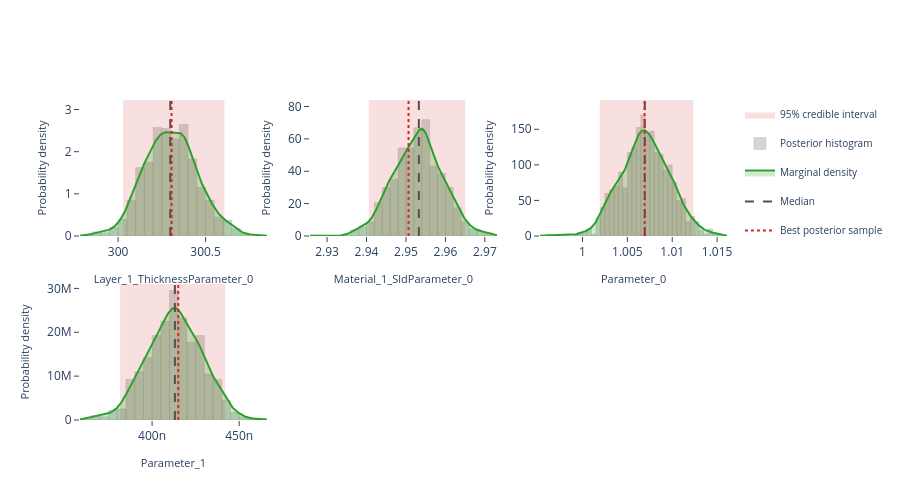

Notebook code cell kept with this figure:
### Markdown cell above
## Interactive posterior plots

The next three cells render the same Plotly figures that are shown on the
Bayesian Posterior tab of the EasyReflectometryApp:

* **Marginals** — per-parameter distribution: histogram + smooth KDE marginal,
  shaded 95% credible interval, and median / best-sample lines
  (`plot_distribution` or `posterior.distribution()`)
* **Corner plot** — pairwise marginals + 2-D contours + scatter (`plot_corner`)
* **Traces** — per-chain trace + marginal histogram (`plot_trace`)

The standalone helpers are called with ``return_figure=True`` so they return a
Plotly ``Figure`` that we render in the notebook with ``fig.show()``; the
``PosteriorResults`` methods return the figure directly.

### Code cell
# ---- Marginal posterior distributions ---------------------------------------
# One panel per free parameter, each overlaying the posterior histogram, a
# smooth Gaussian-KDE marginal, the shaded 95% credible interval, and the
# median / best-sample reference lines.  Mirrors the "Marginals" sub-tab in
# the EasyReflectometryApp.

# The PosteriorResults method passes ``logp`` through automatically so the
# best posterior sample (MAP) line is drawn:
fig = posterior.distribution()
fig.show()

# Standalone equivalent (pass ``logp`` to get the best-sample line):
# fig = plot_distribution(
#     posterior.draws,
#     posterior.param_names,
#     logp=posterior.logp,
#     return_figure=True,
# )
# fig.show()

### Figure 1 — Plotly figure (JSON) as saved in the notebook; plotly's stock layout.template omitted (floating-point values rounded to 4 significant figures; data arrays with more than 128 entries replaced by an {"elided": "..."} marker saying what was removed)
{"data": [{"fill": "toself", "fillcolor": "rgba(214, 39, 40, 0.14)", "hoverinfo": "skip", "legendgroup": "95% credible interval", "line": {"color": "rgba(214, 39, 40, 0.14)", "width": 0}, "mode": "lines", "name": "95% credible interval", "showlegend": true, "type": "scatter", "x": [300.0, 300.6, 300.6, 300.0, 300.0], "xaxis": "x", "y": [0.0, 0.0, 3.226, 3.226, 0.0], "yaxis": "y"}, {"histnorm": "probability density", "hovertemplate": "sample=%{x:.4f}<br>density: %{y:.2f}<extra></extra>", "legendgroup": "histogram", "marker": {"color": "rgba(120, 120, 120, 0.38)", "line": {"color": "rgba(120, 120, 120, 0.24)", "width": 1}}, "name": "Posterior histogram", "nbinsx": 40, "opacity": 0.82, "showlegend": true, "type": "histogram", "x": {"elided": "800 float values"}, "xaxis": "x", "yaxis": "y"}, {"fill": "tozeroy", "fillcolor": "rgba(44, 160, 44, 0.22)", "hovertemplate": "Layer_1_ThicknessParameter_0: %{x:.4f}<br>density: %{y:.4f}<extra></extra>", "legendgroup": "marginal", "line": {"color": "rgb(44, 160, 44)", "width": 2}, "mode": "lines", "name": "Marginal density", "showlegend": true, "type": "scatter", "x": {"elided": "256 float values"}, "xaxis": "x", "y": {"elided": "256 float values"}, "yaxis": "y"}, {"hovertemplate": "Median: %{x:.4f}<extra></extra>", "legendgroup": "Median", "line": {"color": "rgb(80, 80, 80)", "dash": "dash", "width": 2}, "mode": "lines", "name": "Median", "showlegend": true, "type": "scatter", "x": [300.3, 300.3], "xaxis": "x", "y": [0.0, 3.226], "yaxis": "y"}, {"hovertemplate": "Best posterior sample: %{x:.4f}<extra></extra>", "legendgroup": "Best posterior sample", "line": {"color": "rgb(214, 39, 40)", "dash": "dot", "width": 2}, "mode": "lines", "name": "Best posterior sample", "showlegend": true, "type": "scatter", "x": [300.3, 300.3], "xaxis": "x", "y": [0.0, 3.226], "yaxis": "y"}, {"fill": "toself", "fillcolor": "rgba(214, 39, 40, 0.14)", "hoverinfo": "skip", "legendgroup": "95% credible interval", "line": {"color": "rgba(214, 39, 40, 0.14)", "width": 0}, "mode": "lines", "name": "95% credible interval", "showlegend": false, "type": "scatter", "x": [2.941, 2.965, 2.965, 2.941, 2.941], "xaxis": "x2", "y": [0.0, 0.0, 84.0, 84.0, 0.0], "yaxis": "y2"}, {"histnorm": "probability density", "hovertemplate": "sample=%{x:.4f}<br>density: %{y:.2f}<extra></extra>", "legendgroup": "histogram", "marker": {"color": "rgba(120, 120, 120, 0.38)", "line": {"color": "rgba(120, 120, 120, 0.24)", "width": 1}}, "name": "Posterior histogram", "nbinsx": 40, "opacity": 0.82, "showlegend": false, "type": "histogram", "x": {"elided": "800 float values"}, "xaxis": "x2", "yaxis": "y2"}, {"fill": "tozeroy", "fillcolor": "rgba(44, 160, 44, 0.22)", "hovertemplate": "Material_1_SldParameter_0: %{x:.4f}<br>density: %{y:.4f}<extra></extra>", "legendgroup": "marginal", "line": {"color": "rgb(44, 160, 44)", "width": 2}, "mode": "lines", "name": "Marginal density", "showlegend": false, "type": "scatter", "x": {"elided": "256 float values"}, "xaxis": "x2", "y": {"elided": "256 float values"}, "yaxis": "y2"}, {"hovertemplate": "Median: %{x:.4f}<extra></extra>", "legendgroup": "Median", "line": {"color": "rgb(80, 80, 80)", "dash": "dash", "width": 2}, "mode": "lines", "name": "Median", "showlegend": false, "type": "scatter", "x": [2.953, 2.953], "xaxis": "x2", "y": [0.0, 84.0], "yaxis": "y2"}, {"hovertemplate": "Best posterior sample: %{x:.4f}<extra></extra>", "legendgroup": "Best posterior sample", "line": {"color": "rgb(214, 39, 40)", "dash": "dot", "width": 2}, "mode": "lines", "name": "Best posterior sample", "showlegend": false, "type": "scatter", "x": [2.951, 2.951], "xaxis": "x2", "y": [0.0, 84.0], "yaxis": "y2"}, {"fill": "toself", "fillcolor": "rgba(214, 39, 40, 0.14)", "hoverinfo": "skip", "legendgroup": "95% credible interval", "line": {"color": "rgba(214, 39, 40, 0.14)", "width": 0}, "mode": "lines", "name": "95% credible interval", "showlegend": false, "type": "scatter", "x": [1.002, 1.012, 1.012, 1.002, 1.002], "xaxis": "x3", "y": [0.0, 0.0, 191.1, 191.1, 0.0], "yaxis": "y3"}, {"histnorm": "probability density", "hovertemplate": "sample=%{x:.4f}<br>density: %{y:.2f}<extra></extra>", "legendgroup": "histogram", "marker": {"color": "rgba(120, 120, 120, 0.38)", "line": {"color": "rgba(120, 120, 120, 0.24)", "width": 1}}, "name": "Posterior histogram", "nbinsx": 40, "opacity": 0.82, "showlegend": false, "type": "histogram", "x": {"elided": "800 float values"}, "xaxis": "x3", "yaxis": "y3"}, {"fill": "tozeroy", "fillcolor": "rgba(44, 160, 44, 0.22)", "hovertemplate": "Parameter_0: %{x:.4f}<br>density: %{y:.4f}<extra></extra>", "legendgroup": "marginal", "line": {"color": "rgb(44, 160, 44)", "width": 2}, "mode": "lines", "name": "Marginal density", "showlegend": false, "type": "scatter", "x": {"elided": "256 float values"}, "xaxis": "x3", "y": {"elided": "256 float values"}, "yaxis": "y3"}, {"hovertemplate": "Median: %{x:.4f}<extra></extra>", "legendgroup": "Median", "line": {"color": "rgb(80, 80, 80)", "dash": "dash", "width": 2}, "mode": "lines", "name": "Median", "showlegend": false, "type": "scatter", "x": [1.007, 1.007], "xaxis": "x3", "y": [0.0, 191.1], "yaxis": "y3"}, {"hovertemplate": "Best posterior sample: %{x:.4f}<extra></extra>", "legendgroup": "Best posterior sample", "line": {"color": "rgb(214, 39, 40)", "dash": "dot", "width": 2}, "mode": "lines", "name": "Best posterior sample", "showlegend": false, "type": "scatter", "x": [1.007, 1.007], "xaxis": "x3", "y": [0.0, 191.1], "yaxis": "y3"}, {"fill": "toself", "fillcolor": "rgba(214, 39, 40, 0.14)", "hoverinfo": "skip", "legendgroup": "95% credible interval", "line": {"color": "rgba(214, 39, 40, 0.14)", "width": 0}, "mode": "lines", "name": "95% credible interval", "showlegend": false, "type": "scatter", "x": [3.816e-07, 4.42e-07, 4.42e-07, 3.816e-07, 3.816e-07], "xaxis": "x4", "y": [0.0, 0.0, 31010000.0, 31010000.0, 0.0], "yaxis": "y4"}, {"histnorm": "probability density", "hovertemplate": "sample=%{x:.4f}<br>density: %{y:.2f}<extra></extra>", "legendgroup": "histogram", "marker": {"color": "rgba(120, 120, 120, 0.38)", "line": {"color": "rgba(120, 120, 120, 0.24)", "width": 1}}, "name": "Posterior histogram", "nbinsx": 40, "opacity": 0.82, "showlegend": false, "type": "histogram", "x": {"elided": "800 float values"}, "xaxis": "x4", "yaxis": "y4"}, {"fill": "tozeroy", "fillcolor": "rgba(44, 160, 44, 0.22)", "hovertemplate": "Parameter_1: %{x:.4f}<br>density: %{y:.4f}<extra></extra>", "legendgroup": "marginal", "line": {"color": "rgb(44, 160, 44)", "width": 2}, "mode": "lines", "name": "Marginal density", "showlegend": false, "type": "scatter", "x": {"elided": "256 float values"}, "xaxis": "x4", "y": {"elided": "256 float values"}, "yaxis": "y4"}, {"hovertemplate": "Median: %{x:.4f}<extra></extra>", "legendgroup": "Median", "line": {"color": "rgb(80, 80, 80)", "dash": "dash", "width": 2}, "mode": "lines", "name": "Median", "showlegend": false, "type": "scatter", "x": [4.131e-07, 4.131e-07], "xaxis": "x4", "y": [0.0, 31010000.0], "yaxis": "y4"}, {"hovertemplate": "Best posterior sample: %{x:.4f}<extra></extra>", "legendgroup": "Best posterior sample", "line": {"color": "rgb(214, 39, 40)", "dash": "dot", "width": 2}, "mode": "lines", "name": "Best posterior sample", "showlegend": false, "type": "scatter", "x": [4.15e-07, 4.15e-07], "xaxis": "x4", "y": [0.0, 31010000.0], "yaxis": "y4"}], "layout": {"barmode": "overlay", "height": 500, "legend": {"font": {"size": 10}}, "plot_bgcolor": "white", "showlegend": true, "xaxis": {"anchor": "y", "domain": [0.0, 0.2889], "range": [299.8, 300.9], "showgrid": false, "ticks": "outside", "title": {"font": {"size": 11}, "text": "Layer_1_ThicknessParameter_0"}, "zeroline": false}, "xaxis2": {"anchor": "y2", "domain": [0.3556, 0.6444], "range": [2.926, 2.973], "showgrid": false, "ticks": "outside", "title": {"font": {"size": 11}, "text": "Material_1_SldParameter_0"}, "zeroline": false}, "xaxis3": {"anchor": "y3", "domain": [0.7111, 1.0], "range": [0.9953, 1.016], "showgrid": false, "ticks": "outside", "title": {"font": {"size": 11}, "text": "Parameter_0"}, "zeroline": false}, "xaxis4": {"anchor": "y4", "domain": [0.0, 0.2889], "range": [3.586e-07, 4.659e-07], "showgrid": false, "ticks": "outside", "title": {"font": {"size": 11}, "text": "Parameter_1"}, "zeroline": false}, "xaxis5": {"anchor": "y5", "domain": [0.3556, 0.6444], "showgrid": false, "ticks": "outside", "zeroline": false}, "xaxis6": {"anchor": "y6", "domain": [0.7111, 1.0], "showgrid": false, "ticks": "outside", "zeroline": false}, "yaxis": {"anchor": "x", "domain": [0.575, 1.0], "range": [0.0, 3.226], "showgrid": false, "ticks": "outside", "title": {"font": {"size": 11}, "text": "Probability density"}, "zeroline": false}, "yaxis2": {"anchor": "x2", "domain": [0.575, 1.0], "range": [0.0, 84.0], "showgrid": false, "ticks": "outside", "title": {"font": {"size": 11}, "text": "Probability density"}, "zeroline": false}, "yaxis3": {"anchor": "x3", "domain": [0.575, 1.0], "range": [0.0, 191.1], "showgrid": false, "ticks": "outside", "title": {"font": {"size": 11}, "text": "Probability density"}, "zeroline": false}, "yaxis4": {"anchor": "x4", "domain": [0.0, 0.425], "range": [0.0, 31010000.0], "showgrid": false, "ticks": "outside", "title": {"font": {"size": 11}, "text": "Probability density"}, "zeroline": false}, "yaxis5": {"anchor": "x5", "domain": [0.0, 0.425], "showgrid": false, "ticks": "outside", "zeroline": false}, "yaxis6": {"anchor": "x6", "domain": [0.0, 0.425], "showgrid": false, "ticks": "outside", "zeroline": false}}}
